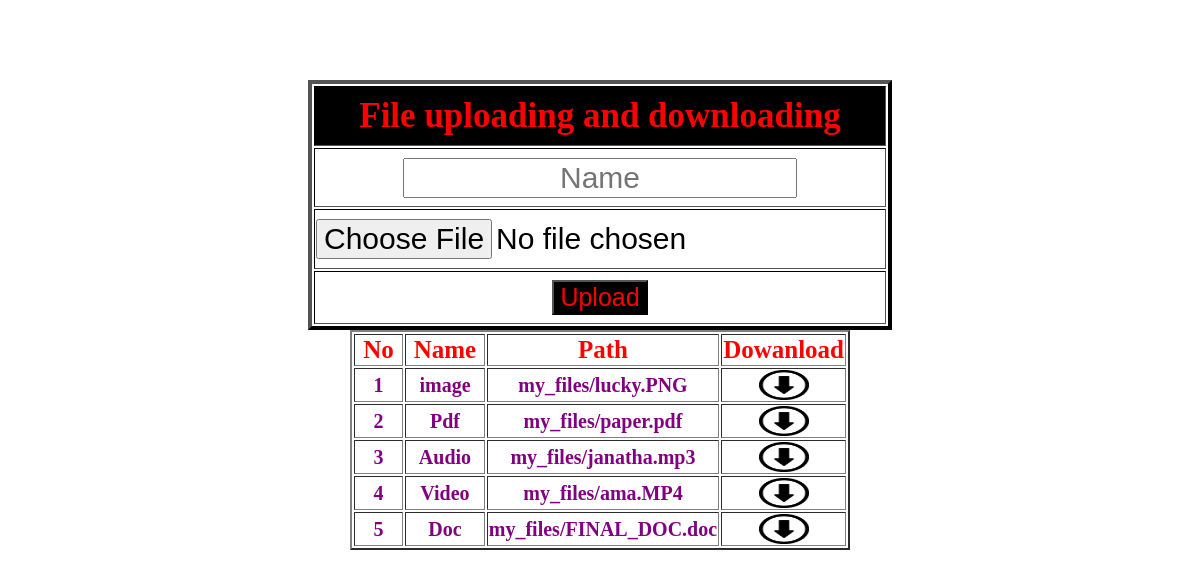
The page / on the database its author committed.
### app/models.py (models this page shows)
class Filedetails(models.Model):
    No = models.AutoField(primary_key=True)
    Name = models.CharField(max_length=20)
    file = models.FileField(upload_to='my_files/')

### app/views.py (the view)
# urls.py: path('',views.fileupload,name='main'),
def fileupload(request):
    return render(request,"fileupload.html",{"data": Filedetails.objects.all()})

### templates/fileupload.html (shortened to what this page needs)
{% load static %}
<html>
<head>
</head>
    <body>
    <form action="{% url 'save_file' %}" method="post" enctype="multipart/form-data">
<table align="center" border="4" id="tab1">
    <tr><th id="first_row">File uploading and downloading</th></tr>
    <tr><th><input type="text" placeholder="Name" name="f1" required class="second_row"></th></tr>
    <tr><th><input type="file" name="f2" required class="second_row"></th></tr>
    <tr><th><button type="submit" id="last_row">Upload</button></th></tr>
</table>
        {% if data %}
        <table align="center" border="2" width="500" height="200" id="tab2">
            <tr>
                <th class="tab2_first_row">No</th>
                <th class="tab2_first_row">Name</th>
                <th class="tab2_first_row">Path</th>
                <th class="tab2_first_row">Dowanload</th>
            </tr>
        {% for x in data %}
            <tr>
            <th class="tab2_second_row" width="50">{{ x.No }}</th>
            <th class="tab2_second_row" width="80">{{ x.Name }}</th>
            <th class="tab2_second_row" width="150">{{ x.file }}</th>
            <th class="tab2_second_row">
                <a download=" " href="{{ x.file }}">
                <img src="{% static 'images/dowanload.png' %}" height="30" width="50">
                </a>
            </th>
            </tr>
        {% endfor %}
        </table>
        {% endif %}
    </form>
</body>
</html>

### templates/fileupload.html (style rules this page uses)
#tab1 { margin-top: 80px; height: 250px; width: 400px; border-color: black; }
#first_row { font-size: 35px; color: red; background-color: black; font-family: "Agency FB"; }
.second_row { font-size: 30px; text-align: center; }
#last_row { font-size: 25px; color: red; background-color:black ; }
.tab2_first_row { color: red; font-size: 25px; }
.tab2_second_row { color:purple; font-size: 20px; }

### rows shown on the page
Filedetails: No "1", Name "image", file "my_files/lucky.PNG"
Filedetails: No "2", Name "Pdf", file "my_files/paper.pdf"
Filedetails: No "3", Name "Audio", file "my_files/janatha.mp3"
Filedetails: No "4", Name "Video", file "my_files/ama.MP4"
Filedetails: No "5", Name "Doc", file "my_files/FINAL_DOC.doc"
